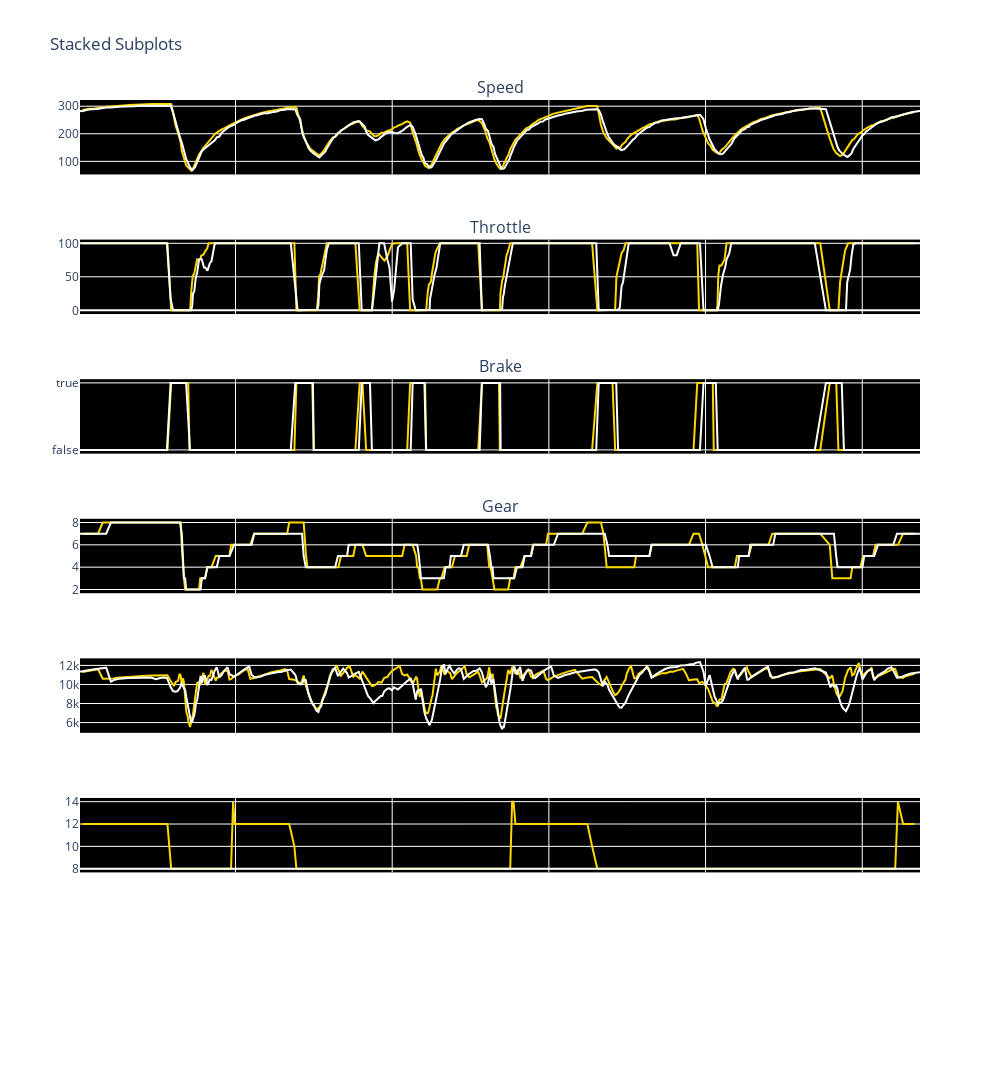

Notebook cell for this chart:
### Code cell
import plotly.graph_objects as go
from plotly.subplots import make_subplots

# Create subplots with shared x-axis
fig = make_subplots(
    rows=7,
    cols=1,
    shared_xaxes=True,
    subplot_titles=("Speed", "Throttle", "Brake", "Gear"),  # "RPM", "DRS"
)

# Add traces for each subplot
fig.add_trace(
    go.Scatter(
        x=fastest_yuki["Distance"],
        y=fastest_yuki["Speed"],
        mode="lines",
        name="yuki" + " Speed",
        line=dict(color=ff1.plotting.team_color("RBR")),
    ),
    row=1,
    col=1,
)
fig.add_trace(
    go.Scatter(
        x=fastest_mag["Distance"],
        y=fastest_mag["Speed"],
        mode="lines",
        name="Mag" + " Speed",
        line=dict(color=ff1.plotting.team_color("HAS")),
    ),
    row=1,
    col=1,
)
fig.add_trace(
    go.Scatter(
        x=fastest_yuki["Distance"],
        y=fastest_yuki["Throttle"],
        mode="lines",
        name="yuki" + " Throttle",
        line=dict(color=ff1.plotting.team_color("RBR")),
    ),
    row=2,
    col=1,
)
fig.add_trace(
    go.Scatter(
        x=fastest_mag["Distance"],
        y=fastest_mag["Throttle"],
        mode="lines",
        name="Mag" + " Throttle",
        line=dict(color=ff1.plotting.team_color("HAS")),
    ),
    row=2,
    col=1,
)
fig.add_trace(
    go.Scatter(
        x=fastest_yuki["Distance"],
        y=fastest_yuki["Brake"],
        mode="lines",
        name="yuki" + " Brake",
        line=dict(color=ff1.plotting.team_color("RBR")),
    ),
    row=3,
    col=1,
)
fig.add_trace(
    go.Scatter(
        x=fastest_mag["Distance"],
        y=fastest_mag["Brake"],
        mode="lines",
        name="Mag" + " Brake",
        line=dict(color=ff1.plotting.team_color("HAS")),
    ),
    row=3,
    col=1,
)
fig.add_trace(
    go.Scatter(
        x=fastest_yuki["Distance"],
        y=fastest_yuki["nGear"],
        mode="lines",
        name="yuki" + " Gear",
        line=dict(color=ff1.plotting.team_color("RBR")),
    ),
    row=4,
    col=1,
)
fig.add_trace(
    go.Scatter(
        x=fastest_mag["Distance"],
        y=fastest_mag["nGear"],
        mode="lines",
        name="Mag" + " Gear",
        line=dict(color=ff1.plotting.team_color("HAS")),
    ),
    row=4,
    col=1,
)
fig.add_trace(
    go.Scatter(
        x=fastest_yuki["Distance"],
        y=fastest_yuki["RPM"],
        mode="lines",
        name="yuki" + " RPM",
        line=dict(color=ff1.plotting.team_color("RBR")),
    ),
    row=5,
    col=1,
)
fig.add_trace(
    go.Scatter(
        x=fastest_mag["Distance"],
        y=fastest_mag["RPM"],
        mode="lines",
        name="Mag" + " RPM",
        line=dict(color=ff1.plotting.team_color("HAS")),
    ),
    row=5,
    col=1,
)
fig.add_trace(
    go.Scatter(
        x=fastest_yuki["Distance"],
        y=fastest_yuki["DRS"],
        mode="lines",
        name="yuki" + " DRS",
        line=dict(color=ff1.plotting.team_color("RBR")),
    ),
    row=6,
    col=1,
)
fig.add_trace(
    go.Scatter(
        x=fastest_mag["Distance"],
        y=fastest_mag["DRS"],
        mode="lines",
        name="Mag" + " DRS",
        line=dict(color=ff1.plotting.team_color("HAS")),
    ),
    row=6,
    col=1,
)


# Update x-axis labels for the last subplot
fig.update_xaxes(title_text="Lap distance (meters)", row=7, col=1)
fig.update_layout(
    title="Telemetry ",
    showlegend=False,
    height=1200,
    width=1000,
    title_text="Stacked Subplots",
    plot_bgcolor="black",
    hovermode="x unified"
)

# Show figure
fig.show()

### Figure 1 — Plotly figure (JSON) as saved in the notebook; plotly's stock layout.template omitted (floating-point values rounded to 4 significant figures; data arrays with more than 128 entries replaced by an {"elided": "..."} marker saying what was removed)
{"data": [{"line": {"color": "#fcd700"}, "mode": "lines", "name": "yuki Speed", "type": "scatter", "x": {"elided": "352 float values"}, "xaxis": "x", "y": {"elided": "352 int values"}, "yaxis": "y"}, {"line": {"color": "#ffffff"}, "mode": "lines", "name": "Mag Speed", "type": "scatter", "x": {"elided": "367 float values"}, "xaxis": "x", "y": {"elided": "367 int values"}, "yaxis": "y"}, {"line": {"color": "#fcd700"}, "mode": "lines", "name": "yuki Throttle", "type": "scatter", "x": {"elided": "352 float values"}, "xaxis": "x2", "y": {"elided": "352 int values"}, "yaxis": "y2"}, {"line": {"color": "#ffffff"}, "mode": "lines", "name": "Mag Throttle", "type": "scatter", "x": {"elided": "367 float values"}, "xaxis": "x2", "y": {"elided": "367 int values"}, "yaxis": "y2"}, {"line": {"color": "#fcd700"}, "mode": "lines", "name": "yuki Brake", "type": "scatter", "x": {"elided": "352 float values"}, "xaxis": "x3", "y": {"elided": "352 bool values"}, "yaxis": "y3"}, {"line": {"color": "#ffffff"}, "mode": "lines", "name": "Mag Brake", "type": "scatter", "x": {"elided": "367 float values"}, "xaxis": "x3", "y": {"elided": "367 bool values"}, "yaxis": "y3"}, {"line": {"color": "#fcd700"}, "mode": "lines", "name": "yuki Gear", "type": "scatter", "x": {"elided": "352 float values"}, "xaxis": "x4", "y": {"elided": "352 int values"}, "yaxis": "y4"}, {"line": {"color": "#ffffff"}, "mode": "lines", "name": "Mag Gear", "type": "scatter", "x": {"elided": "367 float values"}, "xaxis": "x4", "y": {"elided": "367 int values"}, "yaxis": "y4"}, {"line": {"color": "#fcd700"}, "mode": "lines", "name": "yuki RPM", "type": "scatter", "x": {"elided": "352 float values"}, "xaxis": "x5", "y": {"elided": "352 int values"}, "yaxis": "y5"}, {"line": {"color": "#ffffff"}, "mode": "lines", "name": "Mag RPM", "type": "scatter", "x": {"elided": "367 float values"}, "xaxis": "x5", "y": {"elided": "367 int values"}, "yaxis": "y5"}, {"line": {"color": "#fcd700"}, "mode": "lines", "name": "yuki DRS", "type": "scatter", "x": {"elided": "352 float values"}, "xaxis": "x6", "y": {"elided": "352 int values"}, "yaxis": "y6"}, {"line": {"color": "#ffffff"}, "mode": "lines", "name": "Mag DRS", "type": "scatter", "x": {"elided": "367 float values"}, "xaxis": "x6", "y": {"elided": "367 int values"}, "yaxis": "y6"}], "layout": {"annotations": [{"font": {"size": 16}, "showarrow": false, "text": "Speed", "x": 0.5, "xanchor": "center", "xref": "paper", "y": 1.0, "yanchor": "bottom", "yref": "paper"}, {"font": {"size": 16}, "showarrow": false, "text": "Throttle", "x": 0.5, "xanchor": "center", "xref": "paper", "y": 0.8469, "yanchor": "bottom", "yref": "paper"}, {"font": {"size": 16}, "showarrow": false, "text": "Brake", "x": 0.5, "xanchor": "center", "xref": "paper", "y": 0.6939, "yanchor": "bottom", "yref": "paper"}, {"font": {"size": 16}, "showarrow": false, "text": "Gear", "x": 0.5, "xanchor": "center", "xref": "paper", "y": 0.5408, "yanchor": "bottom", "yref": "paper"}], "height": 1200, "hovermode": "x unified", "plot_bgcolor": "black", "showlegend": false, "title": {"text": "Stacked Subplots"}, "width": 1000, "xaxis": {"anchor": "y", "domain": [0, 1], "matches": "x7", "showticklabels": false}, "xaxis2": {"anchor": "y2", "domain": [0, 1], "matches": "x7", "showticklabels": false}, "xaxis3": {"anchor": "y3", "domain": [0, 1], "matches": "x7", "showticklabels": false}, "xaxis4": {"anchor": "y4", "domain": [0, 1], "matches": "x7", "showticklabels": false}, "xaxis5": {"anchor": "y5", "domain": [0, 1], "matches": "x7", "showticklabels": false}, "xaxis6": {"anchor": "y6", "domain": [0, 1], "matches": "x7", "showticklabels": false}, "xaxis7": {"anchor": "y7", "domain": [0, 1], "title": {"text": "Lap distance (meters)"}}, "yaxis": {"anchor": "x", "domain": [0.9184, 1.0]}, "yaxis2": {"anchor": "x2", "domain": [0.7653, 0.8469]}, "yaxis3": {"anchor": "x3", "domain": [0.6122, 0.6939]}, "yaxis4": {"anchor": "x4", "domain": [0.4592, 0.5408]}, "yaxis5": {"anchor": "x5", "domain": [0.3061, 0.3878]}, "yaxis6": {"anchor": "x6", "domain": [0.1531, 0.2347]}, "yaxis7": {"anchor": "x7", "domain": [0, 0.08163]}}}
